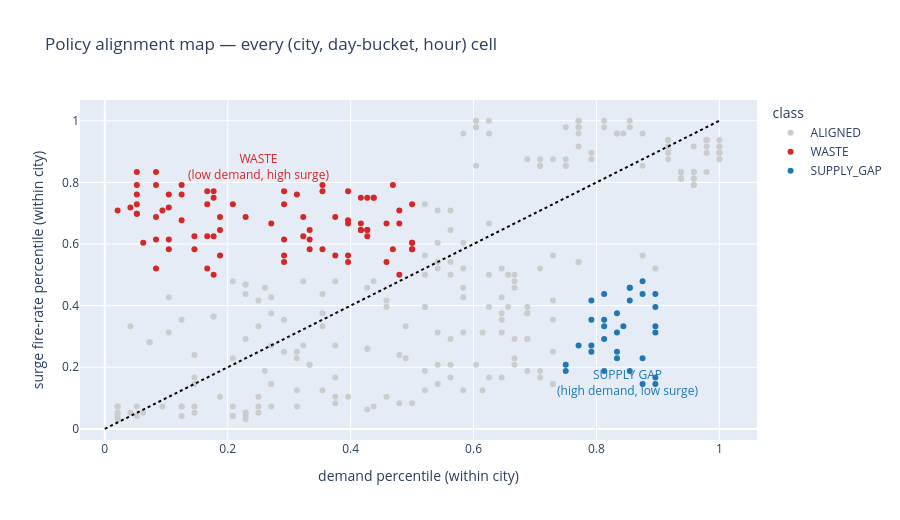

Notebook cell for this chart:
### Markdown cell above
## 3. The policy alignment map — one chart, four quadrants

### Code cell
class_colors = {'WASTE': '#d62728', 'SUPPLY_GAP': '#1f77b4', 'ALIGNED': '#cccccc'}
fig = px.scatter(
    cell, x='demand_pct_within_city', y='surge_pct_within_city',
    color='class', color_discrete_map=class_colors,
    hover_data=['city', 'day_bucket', 'hour', 'n_orders', 'surge_rate'],
    title='Policy alignment map — every (city, day-bucket, hour) cell',
    labels={'demand_pct_within_city': 'demand percentile (within city)',
            'surge_pct_within_city':  'surge fire-rate percentile (within city)'},
    height=520,
)
fig.add_shape(type='line', x0=0, y0=0, x1=1, y1=1, line=dict(dash='dot', color='black'))
fig.add_annotation(x=0.25, y=0.85, text='WASTE<br>(low demand, high surge)', showarrow=False,
                   font=dict(color=class_colors['WASTE'], size=12))
fig.add_annotation(x=0.85, y=0.15, text='SUPPLY GAP<br>(high demand, low surge)', showarrow=False,
                   font=dict(color=class_colors['SUPPLY_GAP'], size=12))
fig.write_html(FIG / '02_policy_alignment_map.html', include_plotlyjs='cdn')
fig.show()

### Figure 1 — Plotly figure (JSON) as saved in the notebook; plotly's stock layout.template omitted (floating-point values rounded to 4 significant figures; data arrays with more than 128 entries replaced by an {"elided": "..."} marker saying what was removed)
{"data": [{"customdata": {"elided": "224x5 mixed values"}, "hovertemplate": "class=ALIGNED<br>demand percentile (within city)=%{x}<br>surge fire-rate percentile (within city)=%{y}<br>city=%{customdata[0]}<br>day_bucket=%{customdata[1]}<br>hour=%{customdata[2]}<br>n_orders=%{customdata[3]}<br>surge_rate=%{customdata[4]}<extra></extra>", "legendgroup": "ALIGNED", "marker": {"color": "#cccccc", "symbol": "circle"}, "mode": "markers", "name": "ALIGNED", "orientation": "v", "showlegend": true, "type": "scatter", "x": {"elided": "224 float values"}, "xaxis": "x", "y": {"elided": "224 float values"}, "yaxis": "y"}, {"customdata": {"elided": "81x5 mixed values"}, "hovertemplate": "class=WASTE<br>demand percentile (within city)=%{x}<br>surge fire-rate percentile (within city)=%{y}<br>city=%{customdata[0]}<br>day_bucket=%{customdata[1]}<br>hour=%{customdata[2]}<br>n_orders=%{customdata[3]}<br>surge_rate=%{customdata[4]}<extra></extra>", "legendgroup": "WASTE", "marker": {"color": "#d62728", "symbol": "circle"}, "mode": "markers", "name": "WASTE", "orientation": "v", "showlegend": true, "type": "scatter", "x": [0.1875, 0.1042, 0.1667, 0.2708, 0.2917, 0.3125, 0.3333, 0.5, 0.4271, 0.3542, 0.3958, 0.125, 0.05208, 0.1042, 0.05208, 0.08333, 0.2083, 0.2917, 0.4583, 0.3542, 0.4167, 0.3958, 0.2292, 0.1458, 0.1875, 0.04167, 0.1042, 0.08333, 0.0625, 0.4167, 0.4688, 0.4688, 0.4375, 0.1667, 0.125, 0.1667, 0.1875, 0.1042, 0.08333, 0.3333, 0.4167, 0.5, 0.4792, 0.3958, 0.3542, 0.4375, 0.1771, 0.2917, 0.375, 0.09375, 0.05208, 0.1771, 0.1458, 0.3229, 0.4792, 0.4271, 0.5, 0.3229, 0.4271, 0.1667, 0.08333, 0.02083, 0.05208, 0.125, 0.2917, 0.3958, 0.5, 0.4167, 0.375, 0.1771, 0.3333, 0.5, 0.05208, 0.08333, 0.05208, 0.2917, 0.3958, 0.4792, 0.4271, 0.4583, 0.1771], "xaxis": "x", "y": [0.6875, 0.7604, 0.5208, 0.6667, 0.7292, 0.7604, 0.6458, 0.6042, 0.625, 0.5833, 0.5625, 0.7917, 0.6979, 0.5833, 0.6979, 0.6146, 0.7292, 0.6146, 0.6667, 0.7917, 0.75, 0.7708, 0.6875, 0.625, 0.6458, 0.7188, 0.7188, 0.5208, 0.6042, 0.6667, 0.7917, 0.5833, 0.75, 0.7708, 0.6771, 0.7292, 0.5625, 0.6146, 0.7917, 0.6146, 0.6458, 0.5833, 0.7083, 0.6771, 0.7708, 0.75, 0.7708, 0.5417, 0.5625, 0.7083, 0.8333, 0.5, 0.5833, 0.6875, 0.6667, 0.75, 0.7292, 0.625, 0.6458, 0.625, 0.8333, 0.7083, 0.7604, 0.7604, 0.5625, 0.5417, 0.5833, 0.6458, 0.6875, 0.625, 0.5833, 0.6042, 0.7917, 0.6875, 0.7292, 0.7708, 0.6667, 0.5, 0.6458, 0.5417, 0.75], "yaxis": "y"}, {"customdata": {"elided": "31x5 mixed values"}, "hovertemplate": "class=SUPPLY_GAP<br>demand percentile (within city)=%{x}<br>surge fire-rate percentile (within city)=%{y}<br>city=%{customdata[0]}<br>day_bucket=%{customdata[1]}<br>hour=%{customdata[2]}<br>n_orders=%{customdata[3]}<br>surge_rate=%{customdata[4]}<extra></extra>", "legendgroup": "SUPPLY_GAP", "marker": {"color": "#1f77b4", "symbol": "circle"}, "mode": "markers", "name": "SUPPLY_GAP", "orientation": "v", "showlegend": true, "type": "scatter", "x": [0.7917, 0.875, 0.8542, 0.8125, 0.8958, 0.75, 0.75, 0.8542, 0.8333, 0.8958, 0.8125, 0.8333, 0.8958, 0.8125, 0.875, 0.8333, 0.8958, 0.8125, 0.8542, 0.8333, 0.8958, 0.7917, 0.8125, 0.875, 0.8438, 0.7917, 0.7708, 0.8542, 0.875, 0.7917, 0.8958], "xaxis": "x", "y": [0.3542, 0.4375, 0.4167, 0.1875, 0.1667, 0.2083, 0.1875, 0.4583, 0.25, 0.4375, 0.4375, 0.3125, 0.3333, 0.3333, 0.1458, 0.375, 0.3958, 0.3542, 0.4583, 0.2292, 0.1458, 0.4167, 0.2917, 0.2292, 0.3333, 0.2708, 0.2708, 0.1875, 0.4792, 0.25, 0.3125], "yaxis": "y"}], "layout": {"annotations": [{"font": {"color": "#d62728", "size": 12}, "showarrow": false, "text": "WASTE<br>(low demand, high surge)", "x": 0.25, "y": 0.85}, {"font": {"color": "#1f77b4", "size": 12}, "showarrow": false, "text": "SUPPLY GAP<br>(high demand, low surge)", "x": 0.85, "y": 0.15}], "height": 520, "legend": {"title": {"text": "class"}, "tracegroupgap": 0}, "shapes": [{"line": {"color": "black", "dash": "dot"}, "type": "line", "x0": 0, "x1": 1, "y0": 0, "y1": 1}], "title": {"text": "Policy alignment map — every (city, day-bucket, hour) cell"}, "xaxis": {"anchor": "y", "domain": [0.0, 1.0], "title": {"text": "demand percentile (within city)"}}, "yaxis": {"anchor": "x", "domain": [0.0, 1.0], "title": {"text": "surge fire-rate percentile (within city)"}}}}
